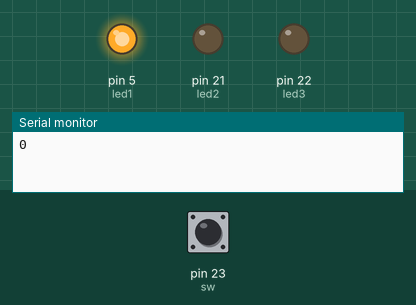
Simulated run of this sketch. Board: Arduino Mega 2560, built with avr-gcc and run on an emulated ATmega2560. On the bench: output pins drawn as LEDs (lit = HIGH), the last lines printed to the serial monitor. Inputs (shaded band) come from the test bench; at power-on: pin 23 (sw) HIGH.

Above: at 1.2 s.
1.3 s: pin 23 (sw) pulled LOW for 0.15 s
At 2.4 s:
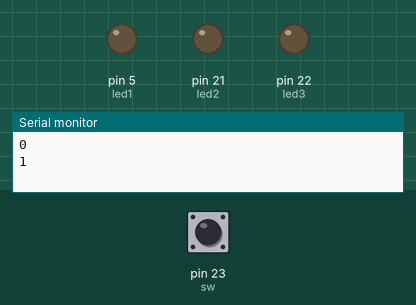
3.0 s: pin 23 (sw) pulled LOW for 1 s
At 5.0 s:
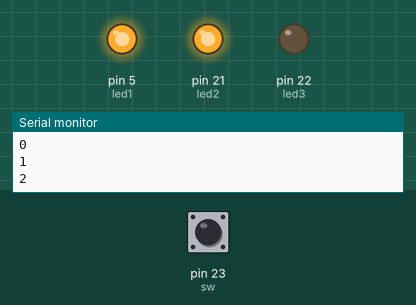
5.5 s: pin 23 (sw) pulled LOW for 0.15 s
At 6.8 s:
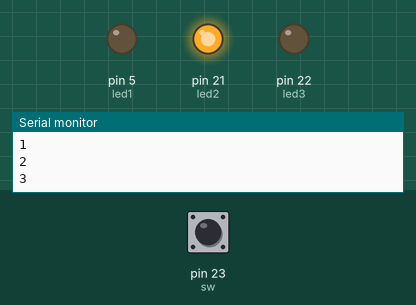
7.2 s: pin 23 (sw) pulled LOW for 3.2 s
At 11.7 s:
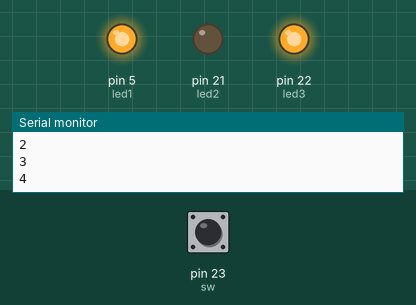
12.0 s: pin 23 (sw) pulled LOW for 0.15 s
At 12.4 s:
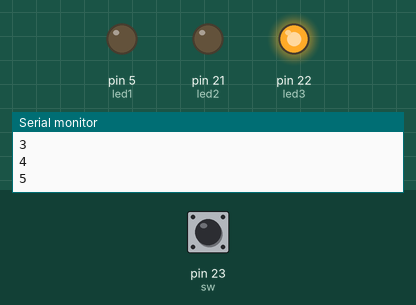
13.6 s: pin 23 (sw) pulled LOW for 1 s
At 15.0 s:
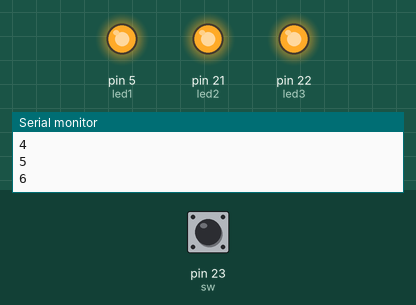
Timing chart, 0 to 16.6 s (numbered marks = the images above; inputs shaded):
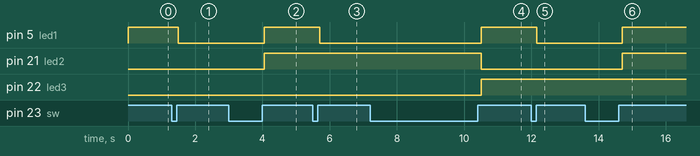

The sketch:

lab1.ino
```cpp
#define led1 5
#define led2 21
#define led3 22
#define sw 23
int value = 0;
int mode = 0;
int push = 0;
void setup()
{
    Serial.begin(115200);
    pinMode(led1, OUTPUT);
    pinMode(led2, OUTPUT);
    pinMode(led3, OUTPUT);
    pinMode(sw, INPUT_PULLUP);
    digitalWrite(led1, HIGH);
    digitalWrite(led2, LOW);
    digitalWrite(led3, LOW);
    Serial.println(value);
}
void loop()
{
    if (digitalRead(sw) && push == 1)
    {

        if (value == 7 && !mode)
        {
            mode = 1;
            value--;
        }
        else if (value == 0 && mode)
        {
            mode = 0;
            value++;
        }
        else if (!mode)
            value++;
        else if (mode)
            value--;

        Serial.println(value);
    }
    if (!digitalRead(sw))
        push = 1;
    else
        push = 0;

    if ((value & 1) == 1)
        digitalWrite(led1, 0);
    else
        digitalWrite(led1, 1);
    if ((value & 2) == 2)
        digitalWrite(led2, HIGH);
    else
        digitalWrite(led2, LOW);
    if ((value & 4) == 4)
        digitalWrite(led3, HIGH);
    else
        digitalWrite(led3, LOW);
    delay(150);
}
```

Measured:
- after the input at 1.3 s, pin 5 (led1): HIGH → LOW after 0.20 s
- after the input at 3.0 s, pin 5 (led1), pin 21 (led2): LOW → HIGH after 1.1 s
- after the input at 5.5 s, pin 5 (led1): HIGH → LOW after 0.20 s
- after the input at 7.2 s, pin 5 (led1), pin 22 (led3): LOW → HIGH after 3.3 s; pin 21 (led2): HIGH → LOW after 3.3 s
- after the input at 12.0 s, pin 5 (led1): HIGH → LOW after 0.15 s
- after the input at 13.6 s, pin 5 (led1), pin 21 (led2): LOW → HIGH after 1.1 s
